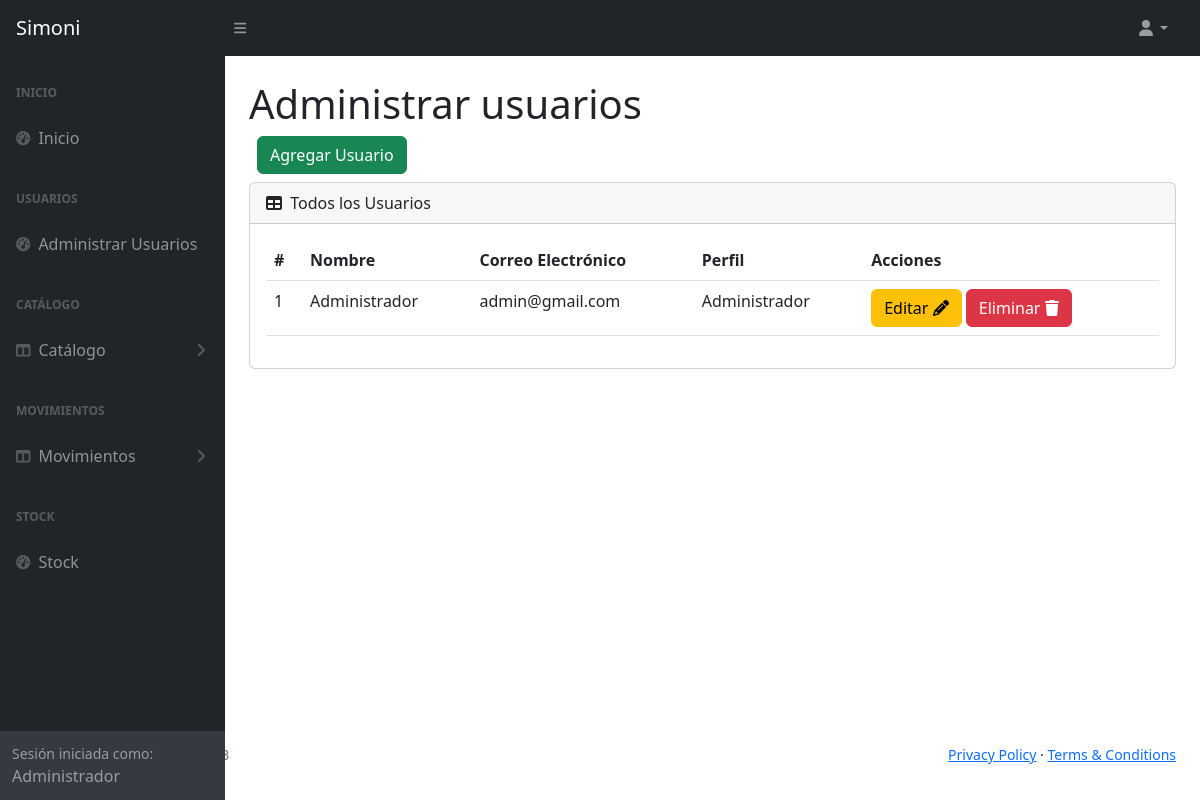
Screenshot of /usuario (signed in) with the database file from the repository.
### tables this page shows
CREATE TABLE `tba_usuario`  (
  `IdUsuario` int NOT NULL AUTO_INCREMENT,
  `IdPerfilUsuario` int NOT NULL,
  `NombreUsuario` varchar(50) NOT NULL,
  `CorreoUsuario` varchar(255) NOT NULL,
  `PasswordUsuario` varchar(255) NOT NULL,
  `CelularUsuario` int NULL DEFAULT NULL,
  `FechaCreacion` date NOT NULL,
  `FechaActualizacion` date NOT NULL,
  `UltimaConexion` datetime NULL DEFAULT NULL,
  PRIMARY KEY (`IdUsuario`) USING BTREE,
  INDEX `tba_usuario_fkPerfilUsuario`(`IdPerfilUsuario`) USING BTREE,
  CONSTRAINT `tba_usuario_fkPerfilUsuario` FOREIGN KEY (`IdPerfilUsuario`) REFERENCES `tba_perfilusuario` (`IdPerfilUsuario`) ON DELETE RESTRICT ON UPDATE RESTRICT
);

CREATE TABLE `tba_perfilusuario`  (
  `IdPerfilUsuario` int NOT NULL AUTO_INCREMENT,
  `NombrePerfil` varchar(20) NULL DEFAULT NULL,
  PRIMARY KEY (`IdPerfilUsuario`) USING BTREE
);

### controller/plantilla.controller.php (called while the page is built)
<?php
class ControllerPlantilla
{
  static public function ctrPlantilla()
  {
    include "view/plantilla.php";
  }
}

### index.php (called while the page is built, shortened)
<?php
require_once "controller/plantilla.controller.php";
require_once "controller/usuarios.controller.php";
require_once "controller/salidas.controller.php";
require_once "model/usuarios.model.php";
$plantilla = new ControllerPlantilla();
$plantilla -> ctrPlantilla();

### controller/usuarios.controller.php (called while the page is built, shortened)
<?php
class ControllerUsuarios
{
  static public function ctrMostrarUsuarios()
  {
    $tabla = "tba_usuario";
    $listaUsuarios = ModelUsuarios::mdlMostrarUsuarios($tabla);
    return $listaUsuarios;
  }
}

### model/conexion.php (called while the page is built)
<?php
class Conexion
{
  static public function conn()
  {
    $link = new PDO("mysql:host=localhost;dbname=db_joyeriasimoni","root","");
		$link->exec("set names utf8");
		return $link;
  }
}

### model/usuarios.model.php (called while the page is built, shortened)
<?php
require_once "conexion.php";
class ModelUsuarios
{
  static public function mdlMostrarUsuarios($tabla)
  {
    $statement = Conexion::conn()->prepare("SELECT tba_usuario.IdUsuario, tba_usuario.NombreUsuario, tba_usuario.CorreoUsuario, tba_usuario.IdPerfilUsuario, tba_perfilusuario.NombrePerfil FROM $tabla INNER JOIN tba_perfilusuario ON tba_usuario.IdPerfilUsuario = tba_perfilusuario.IdPerfilUsuario ORDER BY IdUsuario ASC");
    $statement -> execute();
    return $statement -> fetchAll();
  }
}

### view/modules/usuario.php (the view, shortened to what this page needs)
        </div>
      </div>
      <div class="sb-sidenav-footer">
        <div class="small">Sesión iniciada como:</div>
        <?php echo $_SESSION["nombreUsuario"] ?>
      </div>
    </nav>
  </div>
  <div id="layoutSidenav_content">
    <main class="bg">
      <div class="container-fluid px-4">
        <h1 class="mt-4">Administrar usuarios</h1>
          <div class="d-flex m-2">
            <button type="button" class="btn btn-success" data-bs-toggle="modal" data-bs-target="#modalAgregarUsuario">
              Agregar Usuario
            </button>
          </div>
        <div class="card mb-4">
          <div class="card-header">
            <i class="fas fa-table me-1"></i>
            Todos los Usuarios
          </div>
          <div class="card-body">
            <table id="datatablesSimple" class="data-table-Usuario table">
              <thead>
                <tr>
                  <th>#</th>
                  <th>Nombre</th>
                  <th>Correo Electrónico</th>
                  <th>Perfil</th>
                  <th>Acciones</th>
                </tr>
              </thead>
              <tbody>
                <?php
                $usuarios = ControllerUsuarios::ctrMostrarUsuarios();
                foreach ($usuarios as $key => $value)
                {
                  echo
                  '<tr>
                      <td>'.($key + 1).'</td>
                      <td>'.$value["NombreUsuario"].'</td>
                      <td>'.$value["CorreoUsuario"].'</td>
                      <td>'.$value["NombrePerfil"].'</td>
                      <td>
                        <button class="btn btn-warning btnEditarUsuario" codUsuario="'.$value["IdUsuario"].'" data-bs-toggle="modal" data-bs-target="#modalEditarUsuario">Editar <i class="fa-solid fa-pencil"></i></button>
                        <button class="btn btn-danger btnEliminarUsuario" codUsuario="'.$value["IdUsuario"].'">Eliminar <i class="fa-solid fa-trash"></i></button>
                      </td>
                    </tr>';
                }
                ?>
              </tbody>
            </table>
          </div>
        </div>
      </div>
    </main>
  </div>
</div>

### rows the page displays
tba_usuario: NombreUsuario "Administrador", CorreoUsuario "admin@gmail.com", IdPerfilUsuario.NombrePerfil "Administrador"

### other values shown
$_SESSION["nombreUsuario"] "Administrador"
